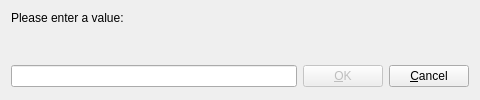
<?xml version="1.0" encoding="UTF-8"?>
<ui version="4.0">
 <class>InputDialog</class>
 <widget class="QDialog" name="InputDialog">
  <property name="geometry">
   <rect>
    <x>0</x>
    <y>0</y>
    <width>480</width>
    <height>100</height>
   </rect>
  </property>
  <property name="windowTitle">
   <string>Dialog</string>
  </property>
  <layout class="QVBoxLayout" name="verticalLayout">
   <property name="spacing">
    <number>0</number>
   </property>
   <item>
    <widget class="QLabel" name="messageLabel">
     <property name="text">
      <string>Please enter a value:</string>
     </property>
     <property name="alignment">
      <set>Qt::AlignLeading|Qt::AlignLeft|Qt::AlignTop</set>
     </property>
    </widget>
   </item>
   <item>
    <widget class="QWidget" name="horizontalWidget" native="true">
     <property name="sizePolicy">
      <sizepolicy hsizetype="Preferred" vsizetype="Fixed">
       <horstretch>0</horstretch>
       <verstretch>0</verstretch>
      </sizepolicy>
     </property>
     <layout class="QHBoxLayout" name="horizontalLayout">
      <property name="leftMargin">
       <number>0</number>
      </property>
      <property name="topMargin">
       <number>0</number>
      </property>
      <property name="rightMargin">
       <number>0</number>
      </property>
      <property name="bottomMargin">
       <number>2</number>
      </property>
      <item>
       <widget class="QLineEdit" name="inputLineEdit">
        <property name="clearButtonEnabled">
         <bool>true</bool>
        </property>
       </widget>
      </item>
      <item>
       <widget class="QPushButton" name="okButton">
        <property name="enabled">
         <bool>false</bool>
        </property>
        <property name="sizePolicy">
         <sizepolicy hsizetype="Fixed" vsizetype="Minimum">
          <horstretch>0</horstretch>
          <verstretch>0</verstretch>
         </sizepolicy>
        </property>
        <property name="text">
         <string>&amp;OK</string>
        </property>
        <property name="default">
         <bool>true</bool>
        </property>
       </widget>
      </item>
      <item>
       <widget class="QPushButton" name="cancelButton">
        <property name="sizePolicy">
         <sizepolicy hsizetype="Fixed" vsizetype="Fixed">
          <horstretch>0</horstretch>
          <verstretch>0</verstretch>
         </sizepolicy>
        </property>
        <property name="text">
         <string>&amp;Cancel</string>
        </property>
        <property name="autoDefault">
         <bool>false</bool>
        </property>
       </widget>
      </item>
     </layout>
    </widget>
   </item>
  </layout>
 </widget>
 <resources/>
 <connections/>
</ui>
